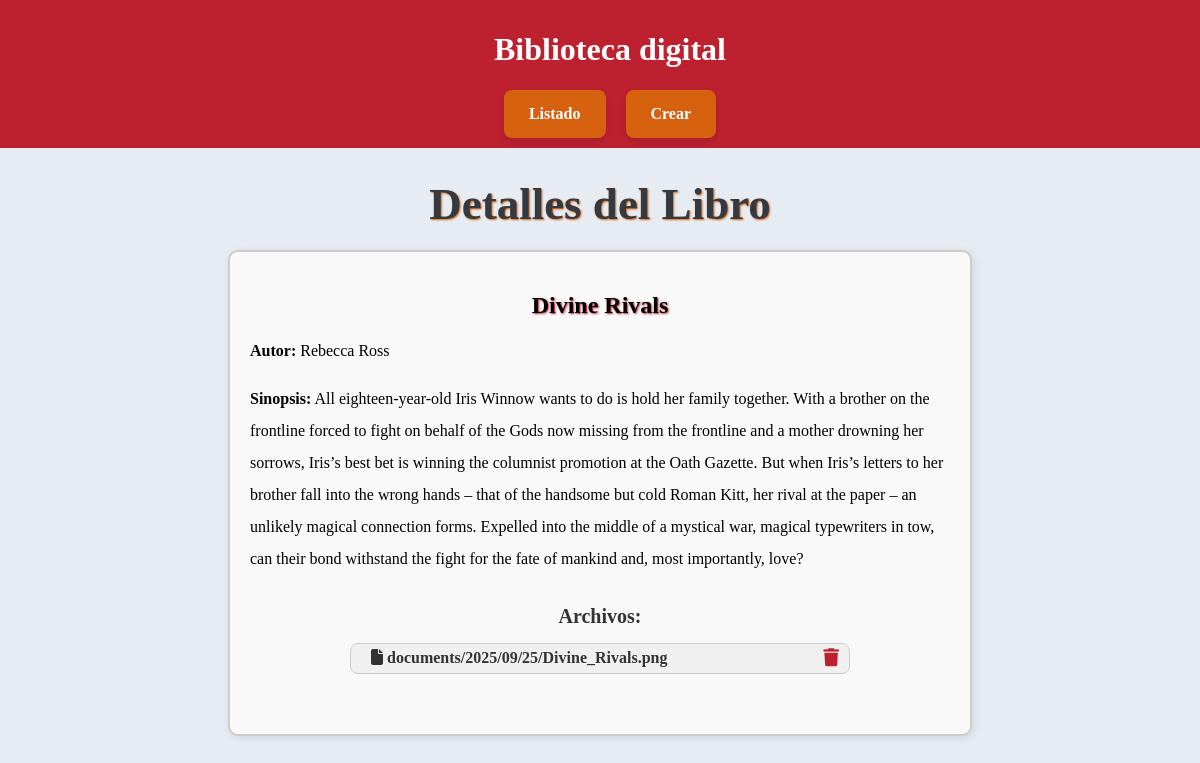
Screenshot of /libros/16/ with the database file from the repository.
### libros/models.py (models this page shows, shortened)
class Libro(models.Model):
    titulo = models.CharField(max_length=200)
    autor = models.CharField(max_length=200, blank=True)
    sinopsis = models.TextField(blank=True)
    creado_en = models.DateTimeField(auto_now_add=True)

class Documento(models.Model):
    libro = models.ForeignKey(Libro, on_delete=models.CASCADE, related_name='documents')
    archivo = models.FileField(upload_to='documents/%Y/%m/%d/')
    subido_el = models.DateTimeField(auto_now_add=True)

### libros/views.py (the view)
# urls.py: path('libros/<int:pk>/', views.book_detail, name='book_detail'),  # detalle libro
def book_detail(request, pk):
    libro = get_object_or_404(Libro, pk=pk)
    documentos = libro.documents.all()
    return render(request, 'libros/book_detail.html', {
        'libro': libro,
        'documentos': documentos
    })

### libros/templates/libros/book_detail.html
{% extends 'libros/base.html' %}
{% block content %}
{% load static %}
<link rel="stylesheet" href="{% static 'css/styles.css' %}">
<link rel="stylesheet" href="https://cdnjs.cloudflare.com/ajax/libs/font-awesome/6.5.0/css/all.min.css">
<div class="pagina">Detalles del Libro</div>
<div class="book-detail-card">
    <h2 class="book-title">{{ libro.titulo }}</h2>
    <p><strong>Autor:</strong> {{ libro.autor }}</p>
    <p><strong>Sinopsis:</strong> {{ libro.sinopsis }}</p>
    <h3>Archivos:</h3>
    {% if documentos %}
        <ul class="document-list">
            {% for doc in documentos %}
            <li>
                <a href="{{ doc.archivo.url }}" target="_blank" class="document-link">
                    <i class="fa-solid fa-file"></i> {{ doc.archivo.name }}
                </a>
                <a href="{% url 'document_delete' doc.pk %}" class="delete-icon" onclick="return confirm('¿Seguro que quieres borrar este archivo?');">
                    <i class="fa-solid fa-trash"></i>
                </a>
            </li>
            {% endfor %}
        </ul>
    {% else %}
        <p>No hay archivos para este libro.</p>
    {% endif %}
</div>
{% endblock %}

### static/css/styles.css (style rules this page uses)
body { background-color: #e7ecf3; margin: 0%; padding: 0%; font-family: "Georgia", "Times New Roman", serif; }
.pagina { color: #343a40; justify-content: center; display: flex; font-size: 45px; text-shadow: 1px 1px 2px #d6620f; font-weight: bold; }
.delete-icon i { color: #bd2130; font-size: 18px; text-decoration: none; }
h3 { text-align: center; margin-top: 30px; margin-bottom: 15px; font-size: 20px; font-weight: bold; color: #333; }
ul { list-style: none; padding: 0; max-width: 500px; margin: 0 auto 40px auto; }
ul li { background-color: #f0f0f0; border: 1px solid #ccc; border-radius: 8px; padding: 10px 15px; margin-bottom: 10px; display: flex; justify-content: space-between; align-items: center; transition: background-color 0.2s ease; }
ul li a { text-decoration: none; color: #bd2130; margin-left: 10px; font-weight: bold; transition: color 0.2s ease; }
ul li a:last-child { color: #bd2130; }
.book-detail-card { max-width: 700px; margin: 20px auto; padding: 20px; border: 2px solid #ccc; border-radius: 10px; background-color: #f9f9f9; box-shadow: 2px 2px 8px rgba(0,0,0,0.1); }
.book-title { text-align: center; margin-bottom: 15px; color: black; text-shadow: 1px 1px 2px#bd2130; }
.book-detail-card p { margin-bottom: 10px; line-height: 2; }
.document-list { list-style: none; padding: 0; }
.document-list li { display: flex; justify-content: space-between; align-items: center; margin-bottom: 8px; padding: 5px 10px; border-bottom: 1px solid #ccc; }
.document-link { text-decoration: none; color: #333; transition: color 0.2s; }

### rows the page displays
Libro: titulo "Divine Rivals", autor "Rebecca Ross", sinopsis "All eighteen-year-old Iris Winnow wants to do is hold her family together. With a brother on the frontline forced to fight on behalf of the Gods now missing from the frontline and a mother drowning her sorrows, Iris’s best bet is winning the columnist promotion at the Oath Gazette. But when Iris’s letters to her brother fall into the wrong hands – that of the handsome but cold Roman Kitt, her rival at the paper – an unlikely magical connection forms. Expelled into the middle of a mystical war, magical typewriters in tow, can their bond withstand the fight for the fate of mankind and, most importantly, love?"
Documento: archivo.name "documents/2025/09/25/Divine_Rivals.png"
